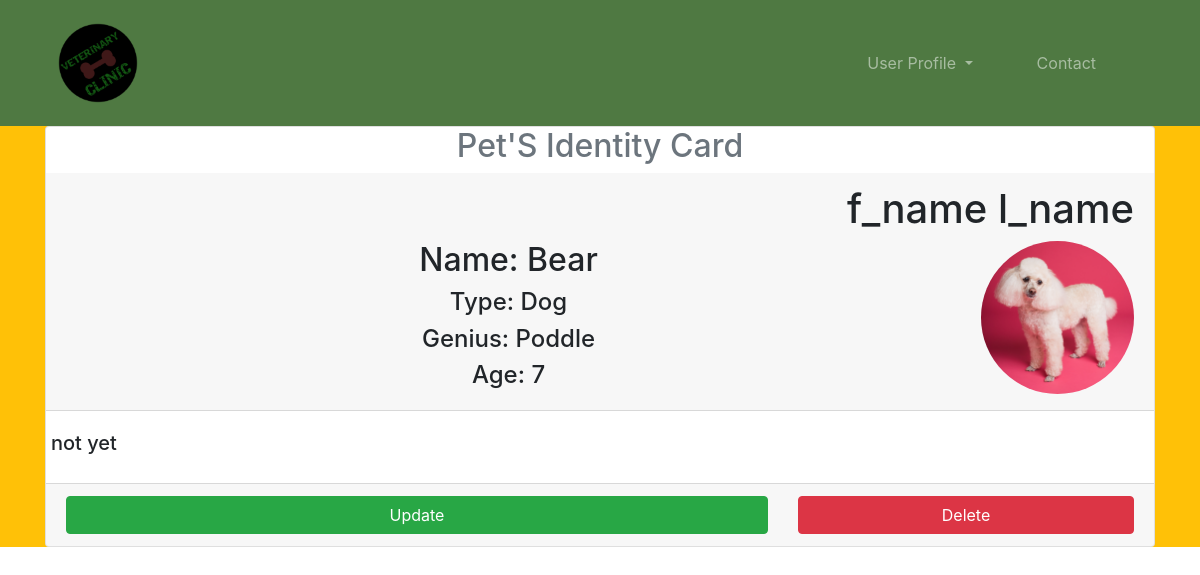
Screenshot of /pet/detail/18 with the database file from the repository.
### pet/models.py (models this page shows)
class Pet(models.Model):
    petowner = models.ForeignKey("auth.user", on_delete=models.CASCADE)
    image = models.FileField(null=True, blank=True, verbose_name="Image")
    type = models.CharField(max_length=20, verbose_name="Type")
    genius = models.CharField(max_length=20, verbose_name="Genius")
    name = models.CharField(max_length=20, verbose_name="Name")
    age = models.CharField(max_length=4, verbose_name="Age")
    explanation = models.TextField(verbose_name="Explanation")
    created_date = models.DateField(auto_now_add=True, verbose_name="Created Date")

### pet/views.py (the view)
# urls.py: path('detail/<int:id>', views.detail, name='detail'),
def detail(request,id):
    pet = get_object_or_404(Pet, id=id)
    return render(request, "detail.html", {"pet":pet})

### templates/detail.html (shortened to what this page needs)
{% extends "base.html" %}
{% block body %}
    <header class="container-fluid bg-warning">
        <div class="container">
            <div class="card">
                <h2 class="text-center text-muted">Pet'S Identity Card</h2>
                <div class="card-header">
                    <h1 class="text-right">{{pet.petowner.first_name}} {{pet.petowner.last_name}}</h1>
                    <div class="row">
                        <div class="col-md-6 col-lg-10 text-center">
                            <h2>Name: {{pet.name}}</h2>
                            <h4>Type: {{pet.type}}</h4>
                            <h4>Genius: {{pet.genius}}</h4>
                            <h4>Age: {{pet.age}}</h4>
                        </div>
                        {% if pet.image %}
                        <div class="col-md-6 col-lg-2">
                            <img src="{{pet.image.url}}" class="img-fluid rounded-circle">
                        </div>
                        {% endif %}
                    </div>
                </div>
                <div class="card-body">
                    <div class="row">
                        <h5>{{pet.explanation}}</h5>
                    </div>
                </div>
                <div class="card-footer">
                    <div class="row">
                        <div class="col-8">
                            <a class="btn btn-success d-block w-100" href="/pet/update/{{pet.id}}">Update</a>
                        </div>
                        <div class="col-4">
                            <a class="btn btn-danger d-block w-100" href="/pet/delete/{{pet.id}}">Delete</a>
                        </div>
                    </div>
                </div>
            </div>
        </div>
    </header>
{% endblock %}

### static/css/style.css (style rules this page uses)
body { margin: 0 !important; padding: 0 !important; }

### rows the page displays
Pet: petowner.first_name "f_name", petowner.last_name "l_name", name "Bear", type "Dog", genius "Poddle", age "7", image (picture), explanation "not yet"
